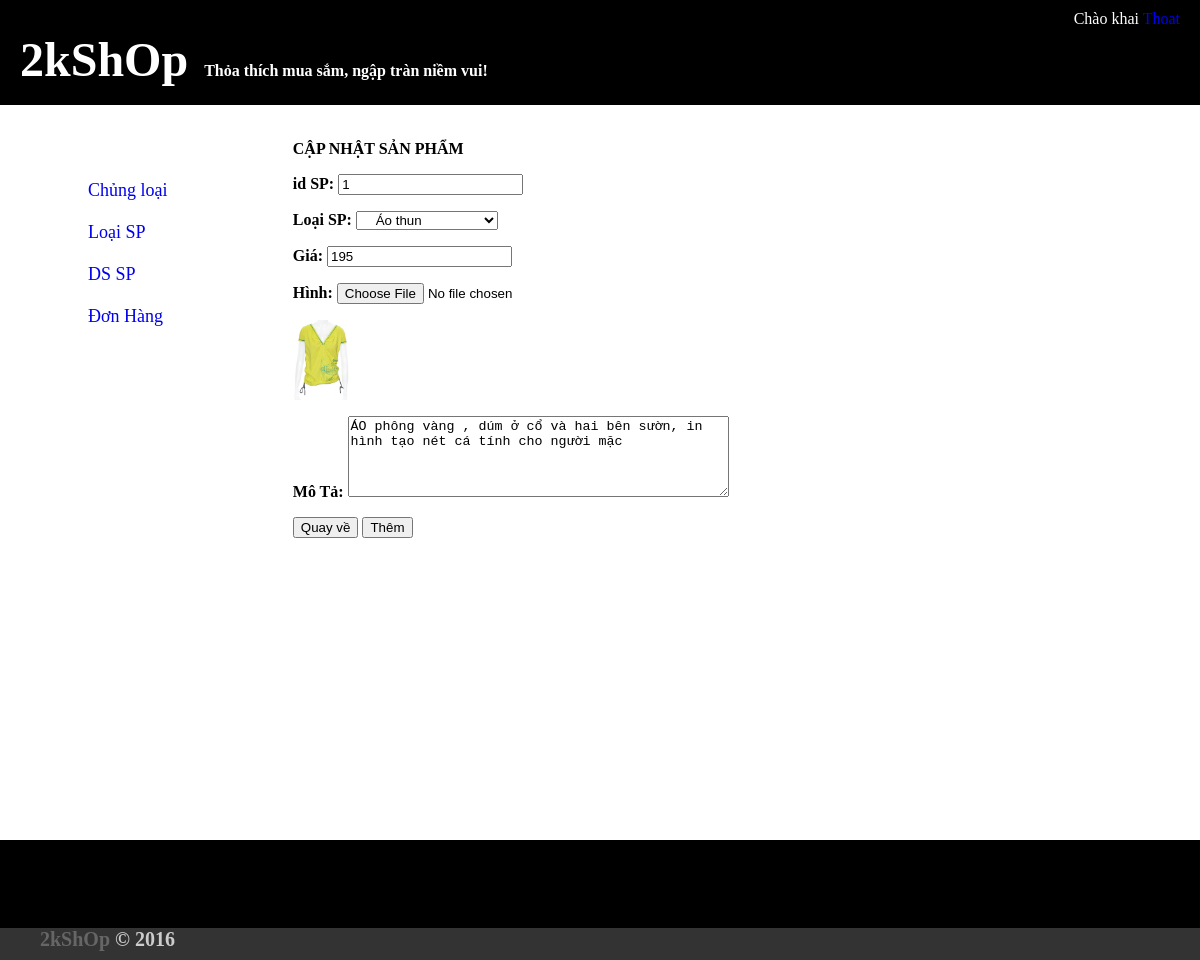
The app's page /thanhvien/index.php?id=suasp&idloaisp=1 (signed in) with its own data.
### tables this page shows
CREATE TABLE IF NOT EXISTS `webtm_sanpham` (
  `idSP` int(12) NOT NULL AUTO_INCREMENT,
  `idLoai` int(12) NOT NULL DEFAULT '0',
  `TenSP` varchar(100) NOT NULL,
  `MoTa` varchar(255) NOT NULL,
  `NgayCapNhat` date NOT NULL DEFAULT '0000-00-00',
  `Gia` int(4) NOT NULL DEFAULT '0',
  `UrlHinh` varchar(255) NOT NULL DEFAULT '',
  `SoLanXem` int(4) DEFAULT '0',
  `SoLuongTonKho` int(4) DEFAULT '0',
  `GhiChu` varchar(255) NOT NULL,
  `SoLanMua` int(4) DEFAULT '0',
  `AnHien` int(1) DEFAULT '1',
  PRIMARY KEY (`idSP`)
);

### thanhvien/suasp.php (the view, shortened to what this page needs)
<!DOCTYPE html PUBLIC "-//W3C//DTD XHTML 1.0 Transitional//EN" "http://www.w3.org/TR/xhtml1/DTD/xhtml1-transitional.dtd">
<html xmlns="http://www.w3.org/1999/xhtml">
<head>
<link rel="stylesheet" href="ckeditor_4.6.0_standard/ckeditor/samples/old/sample.css">
</head>
<body>
<?php
	include('../dbcon.php');
	if(isset($_GET['idloaisp'])) {
		$idsua=$_GET['idloaisp'];
		$s="select idSP, Gia, UrlHinh, MoTa, idLoai from webtm_sanpham where idSP=$idsua";
		$kq=mysql_query($s,$link);
		if($n=mysql_fetch_array($kq)) {
			$idsp=$n['idSP'];
			$urlhinh=$n['UrlHinh'];
			$gia=$n['Gia'];
			$mota=$n['MoTa'];
			$idloai=$n["idLoai"];
		}
	}
?>
<form action="luusuasp.php" method="post" enctype="multipart/form-data" name="form1" id="form1">
  <B>CẬP NHẬT SẢN PHẨM<B>
  <p>
    <label for="textfield">id SP: </label>
    <input type="text" name="idsp" readonly="readonly" id="textfield" value="<?php echo $idsp?>" />
  </p>
  <p>
    <label for="textfield2">Loại SP: </label>
    <select name="idLoai" size="1" id="select"  >
        <?php
        include("dbcon.php");
        $s1="select * from webtm_chungloaisp";
        $kq1=mysql_query($s1,$link);
        while($n1=mysql_fetch_array($kq1))
        {
        ?>
          <?php
          $idCL=$n1["idCL"];
          $s2="select * from webtm_loaisp where idCL=$idCL";
          $kq2=mysql_query($s2,$link);
          while($n2=mysql_fetch_array($kq2))
          { ?>
          <option <?php if($n2['idLoai']==$idloai) echo "selected" ?> value="<?php echo $n2['idLoai'] ?>"><?php echo "&nbsp;&nbsp;&nbsp;&nbsp".$n2["TenLoai"]; ?></option>
          <?php } ?>
        <?php } ?>
        </select>
  </p>
  <p>
    <label for="textfield3">Giá: </label>
    <input type="text" name="gia" id="textfield3" value="<?php echo $gia?>" />
  </p>
  <p>
    <label for="fileField">Hình: </label>
    <input type="file" name="hinh" id="fileField" />
  </p>
  <img src="../images/<?php echo $urlhinh?>" width="60px" height="80px"/>
  <p>
    <label for="textarea">Mô Tả: </label>
    <textarea class="ckeditor" name="mota" id="textarea" cols="45" rows="5"><?php echo $mota?></textarea>
  </p>
  <p>
   <input type="submit" name="back" value="Quay về"/>
   <input type="submit" name="add" value="Thêm"/>
  </p>
</form>
</body>
</html>

### thanhvien/index.php (style rules this page uses)
body { margin: 0; padding: 0; }

### records on screen
webtm_sanpham: idsp "1", idLoai "Áo thun", gia "195", UrlHinh (picture), mota "ÁO phông vàng , dúm ở cổ và hai bên sườn, in hình tạo nét cá tính cho người mặc"

### other values on screen
$_SESSION['usernametv'] "khai"
